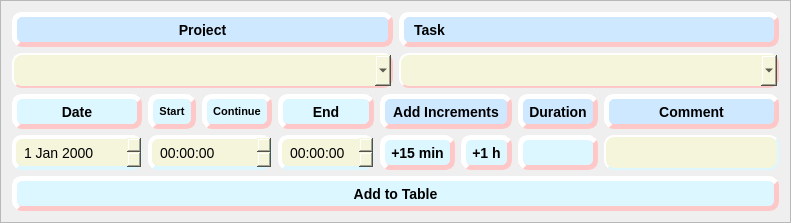
         <widget class="QFrame" name="frame_DailyHours_input">
          <property name="sizePolicy">
           <sizepolicy hsizetype="Preferred" vsizetype="Maximum">
            <horstretch>0</horstretch>
            <verstretch>0</verstretch>
           </sizepolicy>
          </property>
          <property name="minimumSize">
           <size>
            <width>0</width>
            <height>220</height>
           </size>
          </property>
          <property name="maximumSize">
           <size>
            <width>16777215</width>
            <height>240</height>
           </size>
          </property>
          <property name="frameShape">
           <enum>QFrame::StyledPanel</enum>
          </property>
          <property name="frameShadow">
           <enum>QFrame::Raised</enum>
          </property>
          <layout class="QGridLayout" name="gridLayout_10">
           <item row="1" column="0">
            <layout class="QVBoxLayout" name="verticalLayout_6">
             <item>
              <layout class="QHBoxLayout" name="horizontalLayout_7">
               <item>
                <layout class="QVBoxLayout" name="verticalLayout_date">
                 <item>
                  <widget class="QPushButton" name="pushButton_DailyHours_date_add">
                   <property name="minimumSize">
                    <size>
                     <width>0</width>
                     <height>35</height>
                    </size>
                   </property>
                   <property name="maximumSize">
                    <size>
                     <width>16777215</width>
                     <height>35</height>
                    </size>
                   </property>
                   <property name="toolTip">
                    <string>Click to get Current Date</string>
                   </property>
                   <property name="styleSheet">
                    <string notr="true">QPushButton{
    background-color: rgb(220, 247, 255);
    border-style: outset;
    border-width: 5px;
    border-radius: 10px;
    border-color: rgb(255, 200, 200);
    font: bold 14px;
    padding: 6px;
}
QPushButton::hover{
    background-color:rgb(206, 232, 255) ;
	border-style: outset;
    border-width: 2px;
    border-radius: 10px;
    border-color:rgb(255, 144, 144);
    font: bold 14px;
    padding: 6px;
}</string>
                   </property>
                   <property name="text">
                    <string>Date</string>
                   </property>
                  </widget>
                 </item>
                 <item>
                  <widget class="QDateEdit" name="dateEdit_DailyHours_add">
                   <property name="minimumSize">
                    <size>
                     <width>130</width>
                     <height>35</height>
                    </size>
                   </property>
                   <property name="maximumSize">
                    <size>
                     <width>16777215</width>
                     <height>35</height>
                    </size>
                   </property>
                   <property name="styleSheet">
                    <string notr="true">QDateEdit{
	background-color:beige;    
	border-style:outset;
    border-width: 4px;
    border-radius: 10px;
	border-color: rgb(220, 247, 255);
    font: 14px;
    padding: 6px;
}


</string>
                   </property>
                   <property name="calendarPopup">
                    <bool>false</bool>
                   </property>
                  </widget>
                 </item>
                </layout>
               </item>
               <item>
                <layout class="QVBoxLayout" name="verticalLayout_2">
                 <item>
                  <layout class="QHBoxLayout" name="horizontalLayout_DailyHours_start_time">
                   <item>
                    <widget class="QPushButton" name="pushButton_DailyHours_start_time">
                     <property name="minimumSize">
                      <size>
                       <width>0</width>
                       <height>35</height>
                      </size>
                     </property>
                     <property name="maximumSize">
                      <size>
                       <width>16777215</width>
                       <height>35</height>
                      </size>
                     </property>
                     <property name="toolTip">
                      <string>Click to get Current Time</string>
                     </property>
                     <property name="styleSheet">
                      <string notr="true">QPushButton{
    background-color: rgb(220, 247, 255);
    border-style: outset;
    border-width: 5px;
    border-radius: 10px;
    border-color: rgb(255, 200, 200);
    font: bold 11px;
    padding: 6px;
}
QPushButton::hover{
    background-color:rgb(206, 232, 255) ;
	border-style: outset;
    border-width: 2px;
    border-radius: 11px;
    border-color:rgb(255, 144, 144);
    font: bold 10px;
    padding: 6px;
}</string>
                     </property>
                     <property name="text">
                      <string>Start</string>
                     </property>
                    </widget>
                   </item>
                   <item>
                    <widget class="QPushButton" name="pushButton_DailyHours_continue_time">
                     <property name="minimumSize">
                      <size>
                       <width>0</width>
                       <height>35</height>
                      </size>
                     </property>
                     <property name="maximumSize">
                      <size>
                       <width>16777215</width>
                       <height>35</height>
                      </size>
                     </property>
                     <property name="toolTip">
                      <string>Populates the Start Time with the Latest End Time of selected day</string>
                     </property>
                     <property name="styleSheet">
                      <string notr="true">QPushButton{
    background-color: rgb(220, 247, 255);
    border-style: outset;
    border-width: 5px;
    border-radius: 10px;
    border-color: rgb(255, 200, 200);
    font: bold 11px;
    padding: 6px;
}
QPushButton::hover{
    background-color:rgb(206, 232, 255) ;
	border-style: outset;
    border-width: 2px;
    border-radius: 10px;
    border-color:rgb(255, 144, 144);
    font: bold 11px;
    padding: 6px;
}</string>
                     </property>
                     <property name="text">
                      <string>Continue</string>
                     </property>
                    </widget>
                   </item>
                  </layout>
                 </item>
                 <item>
                  <widget class="QTimeEdit" name="timeEdit_DailyHours_start_time">
                   <property name="minimumSize">
                    <size>
                     <width>0</width>
                     <height>35</height>
                    </size>
                   </property>
                   <property name="maximumSize">
                    <size>
                     <width>16777215</width>
                     <height>35</height>
                    </size>
                   </property>
                   <property name="styleSheet">
                    <string notr="true">QTimeEdit{
	background-color:beige;    
	border-style:outset;
    border-width: 4px;
    border-radius: 10px;
	border-color: rgb(220, 247, 255);
    font: 14px;
    padding: 6px;
}</string>
                   </property>
                   <property name="calendarPopup">
                    <bool>false</bool>
                   </property>
                  </widget>
                 </item>
                </layout>
               </item>
               <item>
                <layout class="QVBoxLayout" name="verticalLayout_end">
                 <item>
                  <widget class="QPushButton" name="pushButton_DailyHours_end_time">
                   <property name="minimumSize">
                    <size>
                     <width>0</width>
                     <height>35</height>
                    </size>
                   </property>
                   <property name="maximumSize">
                    <size>
                     <width>16777215</width>
                     <height>35</height>
                    </size>
                   </property>
                   <property name="toolTip">
                    <string>Click to get Current Time</string>
                   </property>
                   <property name="styleSheet">
                    <string notr="true">QPushButton{
    background-color: rgb(220, 247, 255);
    border-style: outset;
    border-width: 5px;
    border-radius: 10px;
    border-color: rgb(255, 200, 200);
    font: bold 14px;
    padding: 6px;
}
QPushButton::hover{
    background-color:rgb(206, 232, 255) ;
	border-style: outset;
    border-width: 2px;
    border-radius: 10px;
    border-color:rgb(255, 144, 144);
    font: bold 14px;
    padding: 6px;
}</string>
                   </property>
                   <property name="text">
                    <string>End</string>
                   </property>
                  </widget>
                 </item>
                 <item>
                  <widget class="QTimeEdit" name="timeEdit_DailyHours_end_time">
                   <property name="minimumSize">
                    <size>
                     <width>0</width>
                     <height>35</height>
                    </size>
                   </property>
                   <property name="styleSheet">
                    <string notr="true">QTimeEdit{
	background-color:beige;    
	border-style:outset;
    border-width: 4px;
    border-radius: 10px;
	border-color: rgb(220, 247, 255);
    font: 14px;
    padding: 6px;
}</string>
                   </property>
                  </widget>
                 </item>
                </layout>
               </item>
               <item>
                <layout class="QVBoxLayout" name="verticalLayout_increment">
                 <item>
                  <widget class="QLabel" name="label_DailyHours_Increment">
                   <property name="sizePolicy">
                    <sizepolicy hsizetype="Minimum" vsizetype="Preferred">
                     <horstretch>0</horstretch>
                     <verstretch>0</verstretch>
                    </sizepolicy>
                   </property>
                   <property name="minimumSize">
                    <size>
                     <width>0</width>
                     <height>35</height>
                    </size>
                   </property>
                   <property name="maximumSize">
                    <size>
                     <width>16777215</width>
                     <height>35</height>
                    </size>
                   </property>
                   <property name="styleSheet">
                    <string notr="true">QLabel{
	background-color: rgb(206, 232, 255);
    border-style: outset;
    border-width: 5px;
    border-radius: 10px;
    border-color: rgb(255, 200, 200);
    font: bold 14px;
    padding: 6px;
}</string>
                   </property>
                   <property name="text">
                    <string>Add Increments</string>
                   </property>
                   <property name="scaledContents">
                    <bool>false</bool>
                   </property>
                   <property name="alignment">
                    <set>Qt::AlignCenter</set>
                   </property>
                   <property name="wordWrap">
                    <bool>false</bool>
                   </property>
                  </widget>
                 </item>
                 <item>
                  <layout class="QHBoxLayout" name="horizontalLayout_increment">
                   <item>
                    <widget class="QPushButton" name="pushButton_DailyHours_15min">
                     <property name="minimumSize">
                      <size>
                       <width>0</width>
                       <height>35</height>
                      </size>
                     </property>
                     <property name="maximumSize">
                      <size>
                       <width>16777215</width>
                       <height>35</height>
                      </size>
                     </property>
                     <property name="toolTip">
                      <string>Click to get Current Time</string>
                     </property>
                     <property name="styleSheet">
                      <string notr="true">QPushButton{
    background-color: rgb(220, 247, 255);
    border-style: outset;
    border-width: 5px;
    border-radius: 10px;
    border-color: rgb(255, 200, 200);
    font: bold 14px;
    padding: 6px;
}
QPushButton::hover{
    background-color:rgb(206, 232, 255) ;
	border-style: outset;
    border-width: 2px;
    border-radius: 10px;
    border-color:rgb(255, 144, 144);
    font: bold 14px;
    padding: 6px;
}</string>
                     </property>
                     <property name="text">
                      <string>+15 min</string>
                     </property>
                    </widget>
                   </item>
                   <item>
                    <widget class="QPushButton" name="pushButton_DailyHours_1h">
                     <property name="minimumSize">
                      <size>
                       <width>0</width>
                       <height>35</height>
                      </size>
                     </property>
                     <property name="maximumSize">
                      <size>
                       <width>16777215</width>
                       <height>35</height>
                      </size>
                     </property>
                     <property name="toolTip">
                      <string>Click to get Current Time</string>
                     </property>
                     <property name="styleSheet">
                      <string notr="true">QPushButton{
    background-color: rgb(220, 247, 255);
    border-style: outset;
    border-width: 5px;
    border-radius: 10px;
    border-color: rgb(255, 200, 200);
    font: bold 14px;
    padding: 6px;
}
QPushButton::hover{
    background-color:rgb(206, 232, 255) ;
	border-style: outset;
    border-width: 2px;
    border-radius: 10px;
    border-color:rgb(255, 144, 144);
    font: bold 14px;
    padding: 6px;
}</string>
                     </property>
                     <property name="text">
                      <string>+1 h</string>
                     </property>
                    </widget>
                   </item>
                  </layout>
                 </item>
                </layout>
               </item>
               <item>
                <layout class="QVBoxLayout" name="verticalLayout_duration">
                 <item>
                  <widget class="QLabel" name="label_DailyHours_duration_label">
                   <property name="sizePolicy">
                    <sizepolicy hsizetype="Minimum" vsizetype="Preferred">
                     <horstretch>0</horstretch>
                     <verstretch>0</verstretch>
                    </sizepolicy>
                   </property>
                   <property name="minimumSize">
                    <size>
                     <width>0</width>
                     <height>35</height>
                    </size>
                   </property>
                   <property name="maximumSize">
                    <size>
                     <width>16777215</width>
                     <height>35</height>
                    </size>
                   </property>
                   <property name="styleSheet">
                    <string notr="true">QLabel{
	background-color: rgb(206, 232, 255);
    border-style: outset;
    border-width: 5px;
    border-radius: 10px;
    border-color: rgb(255, 200, 200);
    font: bold 14px;
    padding: 6px;
}</string>
                   </property>
                   <property name="text">
                    <string>Duration</string>
                   </property>
                   <property name="scaledContents">
                    <bool>false</bool>
                   </property>
                   <property name="alignment">
                    <set>Qt::AlignCenter</set>
                   </property>
                   <property name="wordWrap">
                    <bool>false</bool>
                   </property>
                  </widget>
                 </item>
                 <item>
                  <widget class="QLabel" name="label_DailyHours_duration_time">
                   <property name="sizePolicy">
                    <sizepolicy hsizetype="Minimum" vsizetype="Preferred">
                     <horstretch>0</horstretch>
                     <verstretch>0</verstretch>
                    </sizepolicy>
                   </property>
                   <property name="minimumSize">
                    <size>
                     <width>0</width>
                     <height>35</height>
                    </size>
                   </property>
                   <property name="maximumSize">
                    <size>
                     <width>16777215</width>
                     <height>35</height>
                    </size>
                   </property>
                   <property name="toolTip">
                    <string>Calculated automatically from Start and End Time</string>
                   </property>
                   <property name="styleSheet">
                    <string notr="true">QLabel{
    background-color: rgb(220, 247, 255);
    border-style: outset;
    border-width: 5px;
    border-radius: 10px;
    border-color: rgb(255, 200, 200);
    font: bold 14px;
    padding: 6px;
}</string>
                   </property>
                   <property name="text">
                    <string/>
                   </property>
                   <property name="scaledContents">
                    <bool>false</bool>
                   </property>
                   <property name="alignment">
                    <set>Qt::AlignCenter</set>
                   </property>
                   <property name="wordWrap">
                    <bool>false</bool>
                   </property>
                  </widget>
                 </item>
                </layout>
               </item>
               <item>
                <layout class="QVBoxLayout" name="verticalLayout_DailyHours_additional_information">
                 <item>
                  <widget class="QLabel" name="label_DailyHours_additional_information">
                   <property name="sizePolicy">
                    <sizepolicy hsizetype="Minimum" vsizetype="Preferred">
                     <horstretch>0</horstretch>
                     <verstretch>0</verstretch>
                    </sizepolicy>
                   </property>
                   <property name="minimumSize">
                    <size>
                     <width>175</width>
                     <height>35</height>
                    </size>
                   </property>
                   <property name="maximumSize">
                    <size>
                     <width>16777215</width>
                     <height>35</height>
                    </size>
                   </property>
                   <property name="styleSheet">
                    <string notr="true">QLabel{
	background-color: rgb(206, 232, 255);
    border-style: outset;
    border-width: 5px;
    border-radius: 10px;
	border-color: rgb(255, 200, 200);
    font: bold 14px;
    padding: 6px;
}</string>
                   </property>
                   <property name="text">
                    <string>Comment</string>
                   </property>
                   <property name="scaledContents">
                    <bool>false</bool>
                   </property>
                   <property name="alignment">
                    <set>Qt::AlignCenter</set>
                   </property>
                   <property name="wordWrap">
                    <bool>false</bool>
                   </property>
                  </widget>
                 </item>
                 <item>
                  <widget class="QLineEdit" name="lineEdit_DailyHours_additional_information">
                   <property name="sizePolicy">
                    <sizepolicy hsizetype="Minimum" vsizetype="Fixed">
                     <horstretch>0</horstretch>
                     <verstretch>0</verstretch>
                    </sizepolicy>
                   </property>
                   <property name="minimumSize">
                    <size>
                     <width>0</width>
                     <height>35</height>
                    </size>
                   </property>
                   <property name="maximumSize">
                    <size>
                     <width>16777215</width>
                     <height>35</height>
                    </size>
                   </property>
                   <property name="toolTip">
                    <string>This comment will be added to the &quot;Day&quot; comment column in the Oracle export. 
 Comments of similar Task Name and day will be concatenated. </string>
                   </property>
                   <property name="styleSheet">
                    <string notr="true">QLineEdit{
	background-color:beige;    
	border-style:outset;
    border-width: 2px;
    border-radius: 10px;
	border-color: rgb(220, 247, 255);
    font: bold 14px;
    padding: 6px;
}</string>
                   </property>
                  </widget>
                 </item>
                </layout>
               </item>
              </layout>
             </item>
             <item>
              <widget class="QPushButton" name="pushButton_DailyHours_add_to_table">
               <property name="minimumSize">
                <size>
                 <width>0</width>
                 <height>35</height>
                </size>
               </property>
               <property name="maximumSize">
                <size>
                 <width>16777215</width>
                 <height>35</height>
                </size>
               </property>
               <property name="styleSheet">
                <string notr="true">QPushButton{
    background-color: rgb(220, 247, 255);
    border-style: outset;
    border-width: 5px;
    border-radius: 10px;
    border-color: rgb(255, 200, 200);
    font: bold 14px;
    padding: 6px;
}
QPushButton::hover{
    background-color:rgb(206, 232, 255) ;
	border-style: outset;
    border-width: 2px;
    border-radius: 10px;
    border-color:rgb(255, 144, 144);
    font: bold 14px;
    padding: 6px;
}</string>
               </property>
               <property name="text">
                <string>Add to Table</string>
               </property>
              </widget>
             </item>
            </layout>
           </item>
           <item row="0" column="0">
            <layout class="QHBoxLayout" name="horizontalLayout_project_task_select">
             <item>
              <layout class="QVBoxLayout" name="verticalLayout_project_select">
               <item>
                <widget class="QLabel" name="label_DailyHours_project_select">
                 <property name="sizePolicy">
                  <sizepolicy hsizetype="Minimum" vsizetype="Preferred">
                   <horstretch>0</horstretch>
                   <verstretch>0</verstretch>
                  </sizepolicy>
                 </property>
                 <property name="minimumSize">
                  <size>
                   <width>0</width>
                   <height>35</height>
                  </size>
                 </property>
                 <property name="maximumSize">
                  <size>
                   <width>16777215</width>
                   <height>35</height>
                  </size>
                 </property>
                 <property name="styleSheet">
                  <string notr="true">QLabel{
	background-color: rgb(206, 232, 255);
    border-style: outset;
    border-width: 5px;
    border-radius: 10px;
    border-color: rgb(255, 200, 200);
    font: bold 14px;
    padding: 6px;
}</string>
                 </property>
                 <property name="text">
                  <string>Project</string>
                 </property>
                 <property name="scaledContents">
                  <bool>false</bool>
                 </property>
                 <property name="alignment">
                  <set>Qt::AlignCenter</set>
                 </property>
                 <property name="wordWrap">
                  <bool>false</bool>
                 </property>
                </widget>
               </item>
               <item>
                <widget class="QComboBox" name="comboBox_DailyHours_project_select">
                 <property name="sizePolicy">
                  <sizepolicy hsizetype="Minimum" vsizetype="Fixed">
                   <horstretch>0</horstretch>
                   <verstretch>0</verstretch>
                  </sizepolicy>
                 </property>
                 <property name="minimumSize">
                  <size>
                   <width>0</width>
                   <height>35</height>
                  </size>
                 </property>
                 <property name="maximumSize">
                  <size>
                   <width>16777215</width>
                   <height>35</height>
                  </size>
                 </property>
                 <property name="styleSheet">
                  <string notr="true">QComboBox{
    background-color:beige;
    border-style: outset;
    border-width: 2px;
    border-radius: 10px;
    border-color: rgb(255, 200, 200);
    font: bold 14px;
    padding: 6px;
}
QComboBox::hover{
    background-color:rgb(206, 232, 255) ;
	border-style: outset;
    border-width: 2px;
    border-radius: 10px;
    border-color: rgb(255, 200, 200);
    font: bold 14px;
    padding: 6px;
}</string>
                 </property>
                </widget>
               </item>
              </layout>
             </item>
             <item>
              <layout class="QVBoxLayout" name="verticalLayout_task_select">
               <item>
                <widget class="QLabel" name="label">
                 <property name="minimumSize">
                  <size>
                   <width>0</width>
                   <height>35</height>
                  </size>
                 </property>
                 <property name="maximumSize">
                  <size>
                   <width>16777215</width>
                   <height>35</height>
                  </size>
                 </property>
                 <property name="styleSheet">
                  <string notr="true">QLabel{
	background-color: rgb(206, 232, 255);
    border-style: outset;
    border-width: 5px;
    border-radius: 10px;
    border-color: rgb(255, 200, 200);
    font: bold 14px;
    padding: 6px;
}</string>
                 </property>
                 <property name="text">
                  <string>Task</string>
                 </property>
                </widget>
               </item>
               <item>
                <widget class="QComboBox" name="comboBox_DailyHours_task_select">
                 <property name="sizePolicy">
                  <sizepolicy hsizetype="Minimum" vsizetype="Fixed">
                   <horstretch>0</horstretch>
                   <verstretch>0</verstretch>
                  </sizepolicy>
                 </property>
                 <property name="minimumSize">
                  <size>
                   <width>0</width>
                   <height>35</height>
                  </size>
                 </property>
                 <property name="maximumSize">
                  <size>
                   <width>16777215</width>
                   <height>35</height>
                  </size>
                 </property>
                 <property name="styleSheet">
                  <string notr="true">QComboBox{
    background-color: beige;
    border-style: outset;
    border-width: 2px;
    border-radius: 10px;
    border-color: rgb(255, 200, 200);
    font: bold 14px;
    padding: 6px;
}
QComboBox::hover{
    background-color:rgb(206, 232, 255) ;
	border-style: outset;
    border-width: 2px;
    border-radius: 10px;
    border-color: rgb(255, 200, 200);
    font: bold 14px;
    padding: 6px;
}</string>
                 </property>
                </widget>
               </item>
              </layout>
             </item>
            </layout>
           </item>
          </layout>
         </widget>
